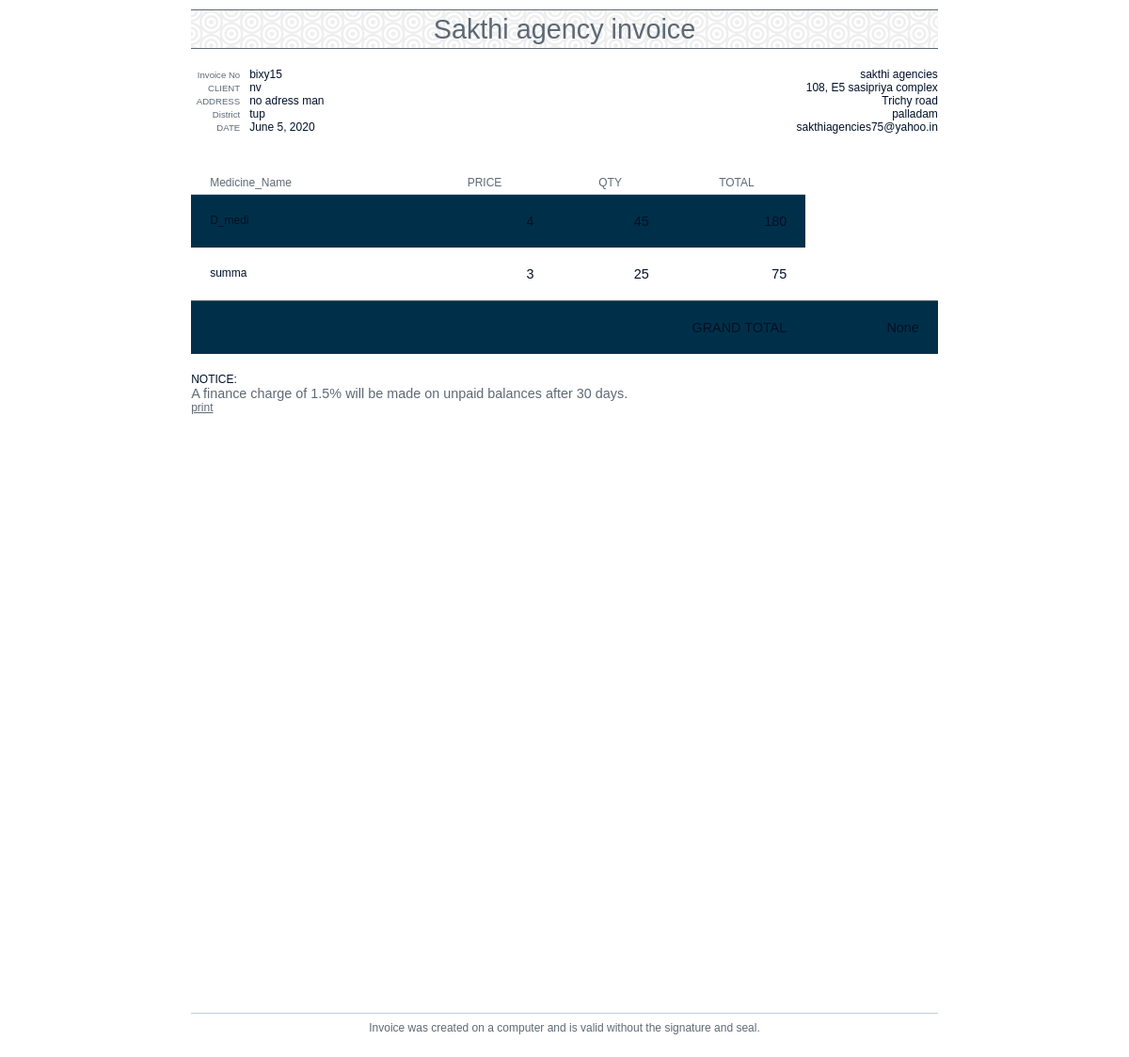
The app's page /invoice/htmlbillsearch/15/ with its own data.
### invoice/models.py (models this page shows, shortened)
class invoice(models.Model):
    id = models.AutoField(primary_key=True)
    user = models.ForeignKey(User,on_delete=models.SET_NULL,null = True)
    bill_no = models.CharField(max_length=10, null=True)
    customer_name = models.CharField(max_length=100, null=True)
    address = models.CharField(max_length=100, null=True)
    district = models.CharField(max_length=100, null=True)
    date_created = models.DateField(auto_now_add=True)
    invoice_complete = models.BooleanField(default=False)

class orderitem(models.Model):
    order_id = models.ForeignKey(Order, on_delete=models.SET_NULL, null=True, blank=True)
    product = models.ForeignKey(medicine, on_delete=models.SET_NULL, null=True)
    quantity = models.IntegerField(default=0, null=True, blank=True)
    price_billed = models.IntegerField(default=0, null=True, blank=True)
    total_price_order = models.IntegerField(default=0, null=True, blank=True)

### stock/models.py (models this page shows)
class medicine(models.Model):
    category=[
    ('solid','solid'),
    ('liquid','liquid')
    ]
    weight=[
    ('kg','kg'),
    ('ltr','ltr'),
    ('tonnes','tonnes')
    ]
    medicine_name = models.CharField(max_length=100)
    company_name = models.ForeignKey(company,null=True,on_delete=models.SET_NULL)
    medicine_type = models.CharField(max_length=50,null=True,choices=category)
    medicine_open_stock = models.FloatField(null=True)
    medicine_stock_available = models.FloatField(null=True)
    medicine_stock_type = models.CharField(max_length=50,choices=weight,null=True)
    medicine_mrp = models.DecimalField( max_digits=5, decimal_places=2, null=True)
    def __str__(self):
        return str(self.medicine_name)

### invoice/views.py (the view)
# urls.py: path('htmlbillsearch/<str:pk>/',views.htmlbillsearch, name="htmlbillsearch"),
def htmlbillsearch(request,pk):
	bill = invoice.objects.get(id = pk)
	order = Order.objects.get(invoice_id=bill)
	bill_total = order.order_total
	order_item = orderitem.objects.filter(order_id = order)
	context = {'order_item' : order_item, 'bill' : bill , 'bill_total':bill_total}
	return render(request, 'invoice/index.html',context)

### templates/invoice/index.html (shortened to what this page needs)
{% load static %}
<!DOCTYPE html>
<html lang="en">
  <head>
    <link rel="stylesheet" href="{%static "css/index.css"%}"  />
  </head>
  <body>
    <header class="clearfix">
      <h1>Sakthi agency invoice</h1>
      <div id="company" class="clearfix">
        <div>sakthi agencies</div>
        <div>108, E5 sasipriya complex<br />Trichy road</div>
        <div>palladam</div>
        <div>sakthiagencies75@yahoo.in</div>
      </div>
      <div id="project">
        <div><span>Invoice No</span>{{bill.bill_no}}</div>
        <div><span>CLIENT</span>{{bill.customer_name}}</div>
        <div><span>ADDRESS</span>{{bill.address}}</div>
        <div><span>District</span>{{bill.district}}</div>
        <div><span>DATE</span>{{bill.date_created}}</div>
      </div>
    </header>
    <main>
      <table>
        <thead>
          <tr>
            <th class="desc">Medicine_Name</th>
            <th>PRICE</th>
            <th>QTY</th>
            <th>TOTAL</th>
          </tr>
        </thead>
        <tbody>
          {%for obj in order_item%}
          <tr>
            <td class="desc">{{obj.product}}</td>
            <td class="unit">{{obj.price_billed}}</td>
            <td class="qty">{{obj.quantity}}</td>
            <td class="total">{{obj.total_price_order}}</td>
          </tr>
          {%endfor%}
          <tr>
            <td colspan="4" class="grand total">GRAND TOTAL</td>
            <td class="grand total">{{bill_total}}</td>
          </tr>
        </tbody>
      </table>
      <div id="notices">
        <div>NOTICE:</div>
        <div class="notice">A finance charge of 1.5% will be made on unpaid balances after 30 days.</div>
      </div>
    </main>
    <a href="{% url 'invoice_search' %}">print</a>
    <footer>
      Invoice was created on a computer and is valid without the signature and seal.
    </footer>
  </body>
</html>

### static/css/index.css (style rules this page uses)
.clearfix:after { content: ""; display: table; clear: both; }
a { color: #5D6975; text-decoration: underline; }
body { position: relative; width: 21cm; height: 29.7cm; margin: 0 auto; color: #001028; background: #FFFFFF; font-family: Arial, sans-serif; font-size: 12px; font-family: Arial; }
header { padding: 10px 0; margin-bottom: 30px; }
h1 { border-top: 1px solid #5D6975; border-bottom: 1px solid #5D6975; color: #5D6975; font-size: 2.4em; line-height: 1.4em; font-weight: normal; text-align: center; margin: 0 0 20px 0; background: url(dimension.png); }
#project { float: left; }
#project span { color: #5D6975; text-align: right; width: 52px; margin-right: 10px; display: inline-block; font-size: 0.8em; }
#company { float: right; text-align: right; }
#project div, #company div { white-space: nowrap; }
table { width: 100%; border-collapse: collapse; border-spacing: 0; margin-bottom: 20px; }
table tr:nth-child(2n-1) td { background: #003049; }
table th, table td { text-align: center; }
table th { padding: 5px 20px; color: #5D6975; border-bottom: 1px solid #C1CED9; white-space: nowrap; font-weight: normal; }
table .service, table .desc { text-align: left; }
table td { padding: 20px; text-align: right; }
table td.service, table td.desc { vertical-align: top; }
table td.unit, table td.qty, table td.total { font-size: 1.2em; }
table td.grand { border-top: 1px solid #5D6975;; }
#notices .notice { color: #5D6975; font-size: 1.2em; }
footer { color: #5D6975; width: 100%; height: 30px; position: absolute; bottom: 0; border-top: 1px solid #C1CED9; padding: 8px 0; text-align: center; }

### templates/invoice/index.html (style rules this page uses)
.clearfix:after { content: ""; display: table; clear: both; }
a { color: #5D6975; text-decoration: underline; }
body { position: relative; width: 21cm; height: 29.7cm; margin: 0 auto; color: #001028; background: #FFFFFF; font-family: Arial, sans-serif; font-size: 12px; font-family: Arial; }
header { padding: 10px 0; margin-bottom: 30px; }
h1 { border-top: 1px solid #5D6975; border-bottom: 1px solid #5D6975; color: #5D6975; font-size: 2.4em; line-height: 1.4em; font-weight: normal; text-align: center; margin: 0 0 20px 0; background: url(dimension.png); }
#project { float: left; }
#project span { color: #5D6975; text-align: right; width: 52px; margin-right: 10px; display: inline-block; font-size: 0.8em; }
#company { float: right; text-align: right; }
#project div, #company div { white-space: nowrap; }
table { width: 100%; border-collapse: collapse; border-spacing: 0; margin-bottom: 20px; }
table tr:nth-child(2n-1) td { background: #F5F5F5; }
table th, table td { text-align: center; }
table th { padding: 5px 20px; color: #5D6975; border-bottom: 1px solid #C1CED9; white-space: nowrap; font-weight: normal; }
table .service, table .desc { text-align: left; }
table td { padding: 20px; text-align: right; }
table td.service, table td.desc { vertical-align: top; }
table td.unit, table td.qty, table td.total { font-size: 1.2em; }
table td.grand { border-top: 1px solid #5D6975;; }
#notices .notice { color: #5D6975; font-size: 1.2em; }
footer { color: #5D6975; width: 100%; height: 30px; position: absolute; bottom: 0; border-top: 1px solid #C1CED9; padding: 8px 0; text-align: center; }

### records on screen
invoice: bill_no "bixy15", customer_name "nv", address "no adress man", district "tup", date_created "June 5, 2020"
orderitem: product "D_medi", price_billed "4", quantity "45", total_price_order "180"
orderitem: product "summa", price_billed "3", quantity "25", total_price_order "75"

### other values on screen
{{ bill_total }} "None"
